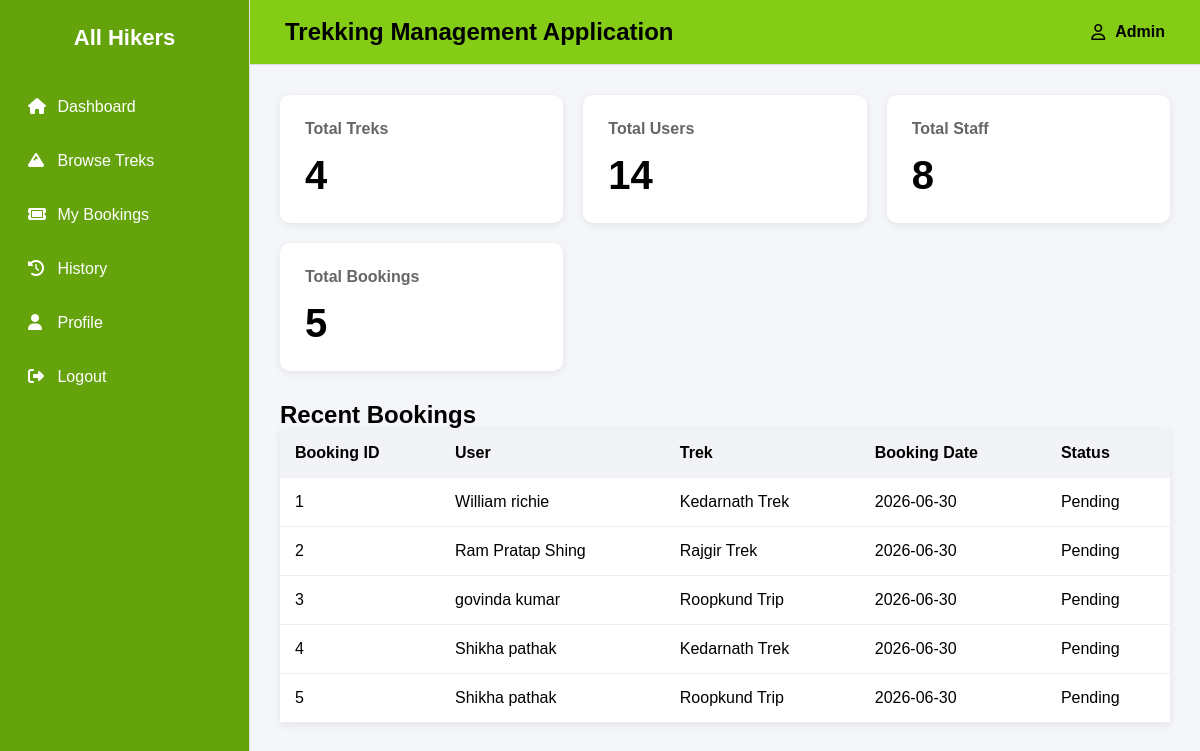
Before: /admin_dashboard with the older database file.
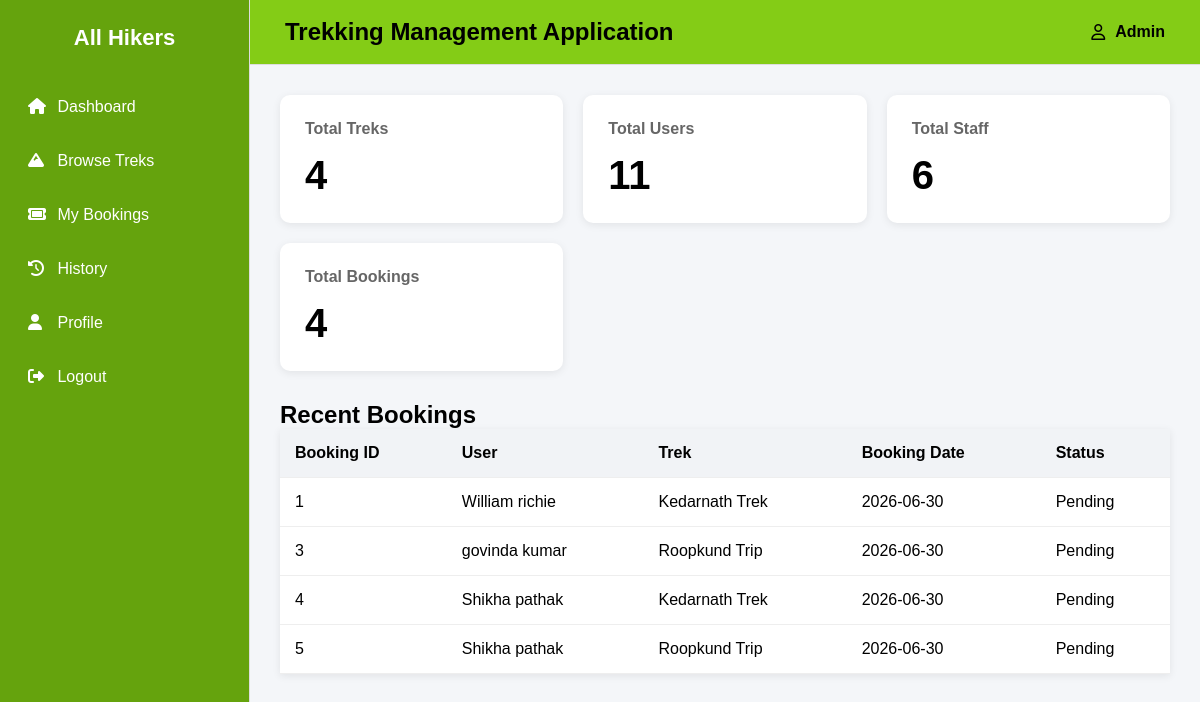
After: the same page with the newer database file.
### backend/models.py (models this page shows)
class Booking(db.Model):
    __tablename__="booking"
    id=db.Column(db.Integer,primary_key=True)
    booking_status=db.Column(db.String,default="Pending")
    booking_date=db.Column(db.Date,nullable=False)
    payment_status=db.Column(db.String,default="Pending")
    user_id=db.Column(db.Integer, db.ForeignKey("users.id"),nullable=False)
    trek_id=db.Column(db.Integer, db.ForeignKey("trek.id"),nullable=False)

class Users(db.Model):
    __tablename__="users"
    id=db.Column(db.Integer,primary_key=True)
    role=db.Column(db.Integer,default=1)
    username=db.Column(db.String,nullable=False)
    password=db.Column(db.String,nullable=False)
    email=db.Column(db.String,nullable=False)
    address=db.Column(db.String,nullable=False)
    full_name=db.Column(db.String,nullable=False)
    pin_code=db.Column(db.String,nullable=False)
    is_approved = db.Column(db.Boolean, default=True)  # True for normal users
    booking=db.relationship("Booking",cascade="all,delete",backref="users",lazy=True) #User can access all of his bookings

class Trek(db.Model):
    __tablename__="trek"
    id = db.Column(db.Integer,primary_key=True)
    trek_name = db.Column(db.String,nullable=False)
    location = db.Column(db.String,nullable=False)
    difficulty = db.Column(db.String,nullable=False)
    duration_days = db.Column(db.Integer,nullable=False)
    available_slots = db.Column(db.Integer,nullable=False)
    assigned_staff_id = db.Column(db.Integer, db.ForeignKey("staff_profile.id"),nullable=True)
    status = db.Column(db.String,default="Available")
    start_date = db.Column(db.Date,nullable=False)
    end_date = db.Column(db.Date,nullable=False)

### backend/controllers.py (the view)
@auth_bp.route("/admin_dashboard")
def admin_dashboard():
    total_treks = Trek.query.count()
    total_users = Users.query.count()
    total_staff = Staff_profile.query.count()
    total_bookings = Booking.query.count()
    bookings = db.session.query(Booking, Trek, Users).join(Trek, Booking.trek_id == Trek.id).join(Users, Booking.user_id == Users.id).all()
    return render_template("admin_dashboard.html",bookings=bookings , total_treks=total_treks, total_users=total_users, total_staff=total_staff, total_bookings=total_bookings)

### templates/admin_dashboard.html (shortened to what this page needs)
{% extends "base.html" %}
{% block content %}
<h2>Recent Bookings</h2>
<div>
    {% if bookings %}
    <table>
        <thead>
            <tr>
                <th>Booking ID</th>
                <th>User</th>
                <th>Trek</th>
                <th>Booking Date</th>
                <th>Status</th>
            </tr>
        </thead>
        <tbody>
            {% for booking, trek, user in bookings %}
            <tr>
                <td>{{ booking.id }}</td>
                <td>{{ user.full_name }}</td>
                <td>{{ trek.trek_name }}</td>
                <td>{{ booking.booking_date }}</td>
                <td>{{ booking.booking_status }}</td>
            </tr>
            {% endfor %}
        </tbody>
    </table>
    {% else %}
        <p>No bookings yet.</p>
    {% endif %}
</div>
{% endblock %}

Changed rows visible on the page:
removed Booking: id "2", full_name "Ram Pratap Shing", trek_name "Rajgir Trek", booking_date "2026-06-30", booking_status "Pending"
Other visible differences:
{{ total_users }}: "14" → "11"
{{ total_staff }}: "8" → "6"
{{ total_bookings }}: "5" → "4"
